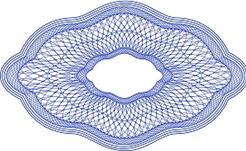
#> input picture Lab6/Images/WM.png, 246 x 151 px, found by its file name
$ jupyter execute lab6.ipynb   (shell and % lines are left out)
#> lines starting #> are read from the running program, lines starting #| are printed output that depends on the picture
[cell 1]
import cv2
import numpy as np
import matplotlib.pyplot as plt

[cell 2]
np.set_printoptions(threshold=np.inf)

[cell 3]
def update_wm(image, h_new, w_new):
    """
    Make watermark as large as container
    """
    h, w = image.shape
    while True:
        image = np.concatenate((image, image), axis=1)
        if image.shape[1]>w_new:
            break
    while True:
        image = np.concatenate((image, image), axis=0)
        if image.shape[0]>h_new:
            break
    image = image[:h_new, :w_new]
    return image

[cell 4]
def insert_wm(container, wm, bit):
    """
    Inserting watermark into image
    """
    h_c, w_c, _ = container.shape
    h_wm,w_wm = wm.shape
    # if container bigger
    if h_wm < h_c or w_wm < w_c:
        wm = update_wm(wm, h_c, w_c)
    # if container smaller
    if h_wm > h_c or w_wm > w_c:
        wm = wm[:h_c, :w_c]

    # making image 0 and 1
    wm = wm & 1
    # making three streams
    r, g, b = cv2.split(container)

    # Bit demonstration of int8 values
    b_unpacked = np.unpackbits(b[:,:,np.newaxis], axis=2)
    # Changing bits
    b_unpacked[:,:, -bit] = wm[:, :]
    # Change bit demonstration to int8
    b_packed = np.packbits(b_unpacked, axis=2)
    b_new = b_packed.reshape(b_packed.shape[0],b_packed.shape[1])
    # Making new image
    modified_image = cv2.merge((r, g, b_new))
    return modified_image

[cell 5]
def extrect_wm(container, bit):
    """
    Extrecting watermark from image
    """
    _, _, b_mod = cv2.split(container)
    b_mod_unpacked = np.unpackbits(b_mod[:,:,np.newaxis], axis=2)
    wm_from_im = b_mod_unpacked[:,:, -bit]
    return wm_from_im

[cell 6]
def text_to_binary(text):
    """
    Converts text to binary ASCII format.
    """
    binary_text = ''.join(format(ord(char), '08b') for char in text)
    return binary_text

[cell 7]
def insert_text(container, text, bit):
    """
    Inserting text into image
    """
    binary_text = text_to_binary(text)
    h_c, w_c, _ = container.shape
    length_text = len(binary_text)
    # If text too big
    if h_c*w_c < length_text:
        raise ValueError("The length of the text exceeds the capacity of the container.")

    r, g, b = cv2.split(container)
    b_unpacked = np.unpackbits(b[:,:,np.newaxis], axis=2)

    for i in range(b_unpacked.shape[0]):
        for j in range(b_unpacked.shape[1]):
            if binary_text == '':
                break
            b_unpacked[i, j, -bit] = binary_text[0]
            binary_text = binary_text[1:]

    # Change bit demonstration to int8
    b_packed = np.packbits(b_unpacked, axis=2)
    b_new = b_packed.reshape(b_packed.shape[0],b_packed.shape[1])

    # Making new image
    modified_image = cv2.merge((r, g, b_new))
    return modified_image, length_text

[cell 8]
def binary_to_text(binary_text):
    """
    Converts a binary string back to text
    """
    # Splitting a binary string into eight-bit parts
    chunks = [binary_text[i:i+8] for i in range(0, len(binary_text), 8)]

    # Convert each eight-bit part to a number and then to an ASCII character
    text = ''.join([chr(int(chunk, 2)) for chunk in chunks])

    return text

[cell 9]
def extrect_text(container, length_text):
    _, _, b_mod = cv2.split(container)
    b_mod_unpacked = np.unpackbits(b_mod[:,:,np.newaxis], axis=2)
    text_from_im = b_mod_unpacked[:,:, -1].flatten()
    encrypted_text = text_from_im[:length_text]
    encrypted_text_str = ''.join(map(str, encrypted_text))
    return binary_to_text(encrypted_text_str)

[cell 10]
wm_image = cv2.imread('Images\WM.png', cv2.IMREAD_GRAYSCALE)
#> wm_image: shape (151, 246); min 56, max 255, mean 209
_, wm_binary = cv2.threshold(wm_image,165, 255, cv2.THRESH_BINARY)
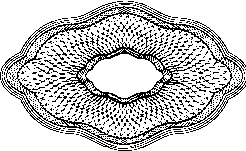
#> wm_binary: shape (151, 246); 77.8% white; black in thin lines or dots

input_image = cv2.imread('Images\InputImage.png')
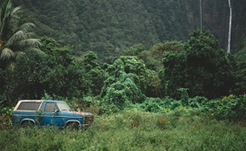
#> input picture Lab6/Images/InputImage.png, 246 x 151 px, found by its file name
#> input_image is the input picture: shape (151, 246, 3); mean B, G, R 62.1, 81.4, 66.1
input_image = cv2.cvtColor(input_image, cv2.COLOR_BGR2RGB)

bigger_image =  cv2.imread('Images\doggy.jpg')
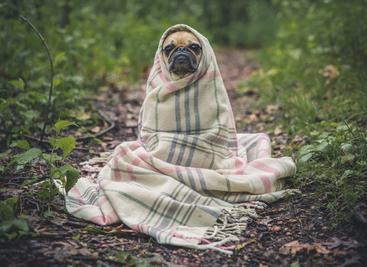
#> input picture Lab6/Images/doggy.jpg, 367 x 267 px, found by its file name
#> bigger_image is the input picture: shape (267, 367, 3); mean B, G, R 91, 109.5, 108.2
bigger_image = cv2.cvtColor(bigger_image, cv2.COLOR_BGR2RGB)

smaller_image = cv2.imread('Images\catty.jpeg')
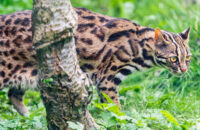
#> input picture Lab6/Images/catty.jpeg, 200 x 130 px, found by its file name
#> smaller_image is the input picture: shape (130, 200, 3); mean B, G, R 107.1, 144.5, 128.5
smaller_image = cv2.cvtColor(smaller_image, cv2.COLOR_BGR2RGB)

### Демонстрація вписання тексту в зображення

[cell 11]
im, l = insert_text(input_image, 'hello', 1)
#> l = 40

[cell 12]
extrect_text(im, l)
#> in extrect_text, `encrypted_text = text_from_im[:length_text]`: encrypted_text = 40 values, max 1 at index 1, min 0 at index 0, mean 0.525
#> Out = 'hello'

[cell 13]
plt.imshow(im)

### Демонстрація вписаного водяного знаку для кожного біта (bit 1 найменш важливий)

[cell 14]
images = []

for bit_value in range(1, 9):
    image_with_text = insert_wm(input_image, wm_binary, bit_value)
    images.append(image_with_text)
#> after the loop, images = 8 items

plt.figure(figsize=(16, 12))

for i in range(8):
    plt.subplot(3, 3, i+1)
    plt.imshow(images[i])
    plt.title(f'Bit {i+1}')
    plt.axis('off')
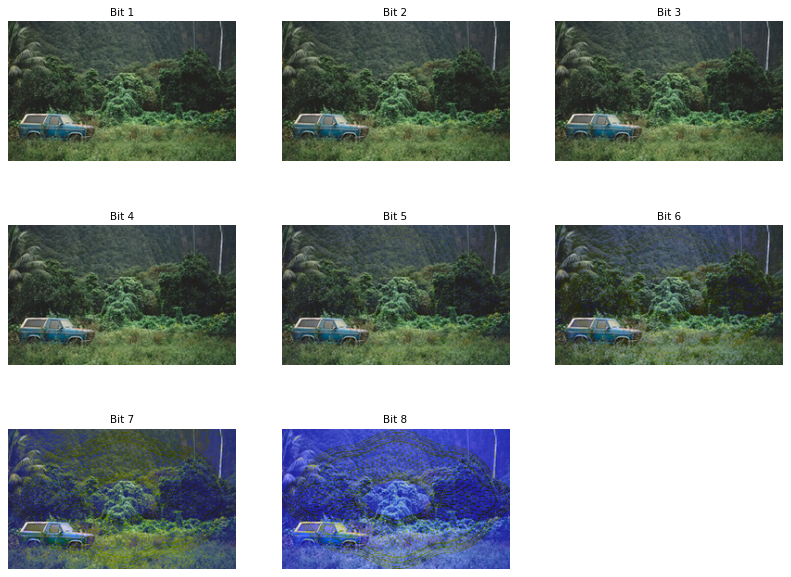
#> figure drawn by matplotlib, 8 panels

[cell 15]
wms =[]
for i, image in enumerate(images):
    wm = extrect_wm(image, i+1)
    wms.append(wm)
#> this loop made 8 passes
#> after the loop, wms = 8 items

plt.figure(figsize=(16, 12))

for i in range(8):
    plt.subplot(3, 3, i+1)
    plt.imshow(wms[i], cmap='gray')
    plt.title(f'Bit {i+1}')
    plt.axis('off')

[cell 16]
test_big = insert_wm(bigger_image, wm_binary, 1)
#> in update_wm, `image = image[:h_new, :w_new]`:
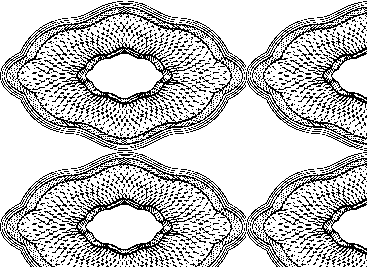
#> image: shape (267, 367); 77.3% white; black in thin lines or dots
#> in insert_wm (call 9), `wm = wm & 1`: wm: shape (267, 367); values 0 (black) and 1 (white), 77.3% white; black in thin lines or dots
test_big_wm = extrect_wm(test_big, 1)

[cell 17]
test_small = insert_wm(smaller_image, wm_binary, 1)
#> in insert_wm (call 10), `wm = wm[:h_c, :w_c]`:
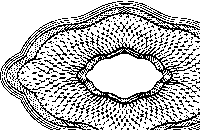
#> wm: shape (130, 200); 74.7% white; black in thin lines or dots
#> in insert_wm (call 10), `wm = wm & 1`: wm: shape (130, 200); values 0 (black) and 1 (white), 74.7% white; black in thin lines or dots
#> in insert_wm (call 10), `r, g, b = cv2.split(container)`:
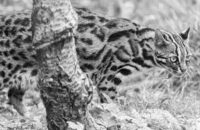
#> g: shape (130, 200); min 0, max 255, mean 144.5
#> in insert_wm (call 10), `r, g, b = cv2.split(container)`:
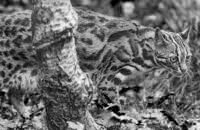
#> b: shape (130, 200); min 0, max 252, mean 107.1
#> in insert_wm (call 10), `modified_image = cv2.merge((r, g, b_new))`:
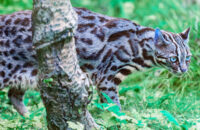
#> modified_image: shape (130, 200, 3); mean of channels 0, 1, 2 128.5, 144.5, 107.4; drawn as B, G, R
test_small_wm = extrect_wm(test_small, 1)

[cell 18]
plt.figure(figsize=(16, 12))
plt.subplot(2, 3, 1)
plt.imshow(bigger_image)

plt.subplot(2, 3, 2)
plt.imshow(test_big)

plt.subplot(2, 3, 3)
plt.imshow(test_big_wm, cmap="gray")

plt.subplot(2, 3, 4)
plt.imshow(smaller_image)

plt.subplot(2, 3, 5)
plt.imshow(test_small)

plt.subplot(2, 3, 6)
plt.imshow(test_small_wm, cmap="gray")
